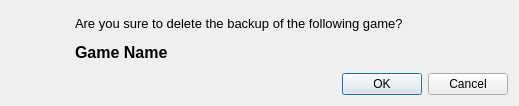
<?xml version="1.0" encoding="UTF-8"?>
<ui version="4.0">
 <class>ConfirmDialog</class>
 <widget class="QDialog" name="ConfirmDialog">
  <property name="geometry">
   <rect>
    <x>0</x>
    <y>0</y>
    <width>519</width>
    <height>106</height>
   </rect>
  </property>
  <property name="windowTitle">
   <string>Confirmation Message</string>
  </property>
  <property name="modal">
   <bool>true</bool>
  </property>
  <layout class="QGridLayout" name="gridLayout">
   <item row="0" column="0">
    <layout class="QHBoxLayout" name="horizontalLayout">
     <item>
      <widget class="QLabel" name="itemPicture">
       <property name="minimumSize">
        <size>
         <width>48</width>
         <height>48</height>
        </size>
       </property>
       <property name="maximumSize">
        <size>
         <width>0</width>
         <height>48</height>
        </size>
       </property>
       <property name="text">
        <string/>
       </property>
       <property name="scaledContents">
        <bool>true</bool>
       </property>
      </widget>
     </item>
     <item>
      <spacer name="horizontalSpacer">
       <property name="orientation">
        <enum>Qt::Horizontal</enum>
       </property>
       <property name="sizeType">
        <enum>QSizePolicy::Fixed</enum>
       </property>
       <property name="sizeHint" stdset="0">
        <size>
         <width>10</width>
         <height>0</height>
        </size>
       </property>
      </spacer>
     </item>
     <item>
      <widget class="QLabel" name="confirmText">
       <property name="text">
        <string notr="true">&lt;html&gt;&lt;head/&gt;&lt;body&gt;&lt;p&gt;&lt;span style=&quot; font-size:10pt;&quot;&gt;Are you sure to delete the backup of the following game?&lt;/span&gt;&lt;/p&gt;&lt;p&gt;&lt;span style=&quot; font-size:12pt; font-weight:600;&quot;&gt;Game Name&lt;/span&gt;&lt;/p&gt;&lt;/body&gt;&lt;/html&gt;
</string>
       </property>
       <property name="margin">
        <number>0</number>
       </property>
      </widget>
     </item>
    </layout>
   </item>
   <item row="1" column="0">
    <widget class="QDialogButtonBox" name="buttonBox">
     <property name="orientation">
      <enum>Qt::Horizontal</enum>
     </property>
     <property name="standardButtons">
      <set>QDialogButtonBox::Cancel|QDialogButtonBox::Ok</set>
     </property>
    </widget>
   </item>
  </layout>
 </widget>
 <resources/>
 <connections>
  <connection>
   <sender>buttonBox</sender>
   <signal>accepted()</signal>
   <receiver>ConfirmDialog</receiver>
   <slot>accept()</slot>
   <hints>
    <hint type="sourcelabel">
     <x>248</x>
     <y>254</y>
    </hint>
    <hint type="destinationlabel">
     <x>157</x>
     <y>274</y>
    </hint>
   </hints>
  </connection>
  <connection>
   <sender>buttonBox</sender>
   <signal>rejected()</signal>
   <receiver>ConfirmDialog</receiver>
   <slot>reject()</slot>
   <hints>
    <hint type="sourcelabel">
     <x>316</x>
     <y>260</y>
    </hint>
    <hint type="destinationlabel">
     <x>286</x>
     <y>274</y>
    </hint>
   </hints>
  </connection>
 </connections>
</ui>
